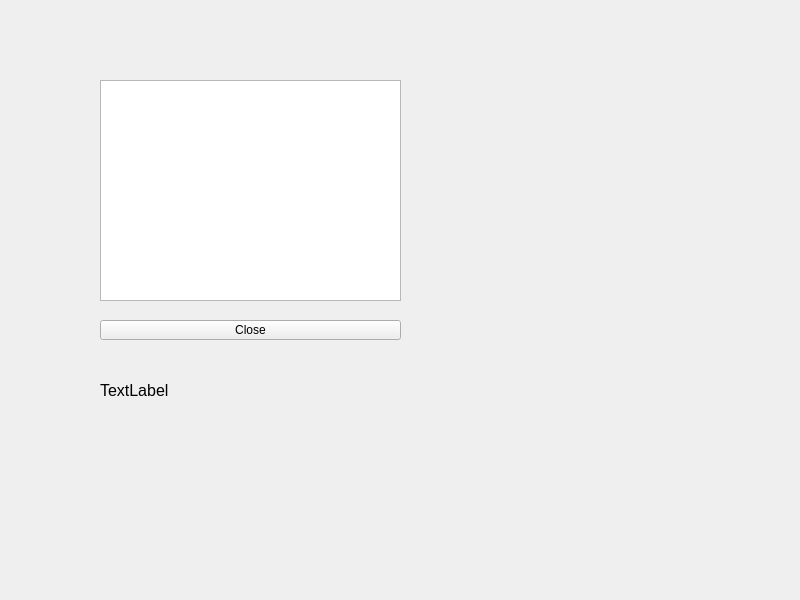
<?xml version="1.0" encoding="UTF-8"?>
<ui version="4.0">
 <class>Widget</class>
 <widget class="QWidget" name="Widget">
  <property name="geometry">
   <rect>
    <x>0</x>
    <y>0</y>
    <width>800</width>
    <height>600</height>
   </rect>
  </property>
  <property name="windowTitle">
   <string>Widget</string>
  </property>
  <widget class="QTextEdit" name="teMsg">
   <property name="geometry">
    <rect>
     <x>100</x>
     <y>80</y>
     <width>301</width>
     <height>221</height>
    </rect>
   </property>
  </widget>
  <widget class="QPushButton" name="btnClose">
   <property name="geometry">
    <rect>
     <x>100</x>
     <y>320</y>
     <width>301</width>
     <height>20</height>
    </rect>
   </property>
   <property name="text">
    <string>Close</string>
   </property>
  </widget>
  <widget class="QLabel" name="lbError">
   <property name="geometry">
    <rect>
     <x>100</x>
     <y>380</y>
     <width>301</width>
     <height>21</height>
    </rect>
   </property>
   <property name="font">
    <font>
     <pointsize>12</pointsize>
    </font>
   </property>
   <property name="autoFillBackground">
    <bool>false</bool>
   </property>
   <property name="text">
    <string>TextLabel</string>
   </property>
  </widget>
 </widget>
 <resources/>
 <connections/>
</ui>
